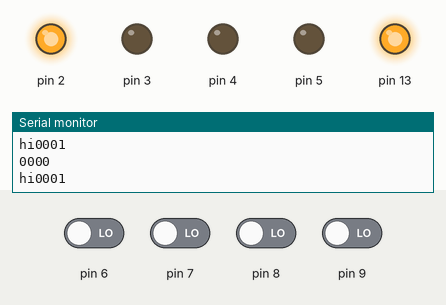
A sketch run on a simulated Arduino Uno, built with avr-gcc and run on an emulated ATmega328P. Shown: output pins drawn as LEDs (lit = HIGH), the last lines printed to the serial monitor. Inputs (shaded band) come from the test bench; at power-on: pin 6–9 LOW.

Above: at 5.8 s.
5.9 s: pin 6 driven HIGH
At 8.2 s:
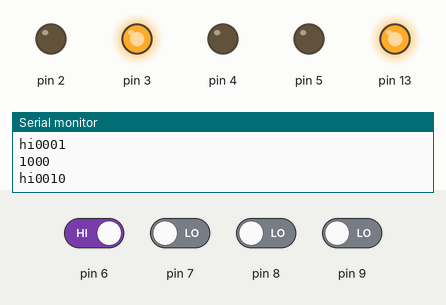
8.7 s: pin 7 driven HIGH
At 9.8 s:
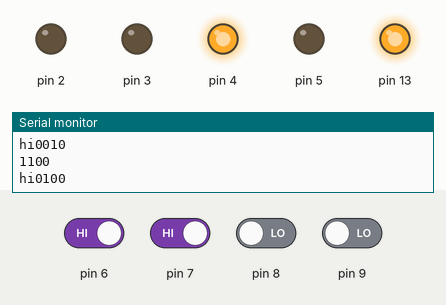
11.5 s: pin 8 driven HIGH
At 14.1 s:
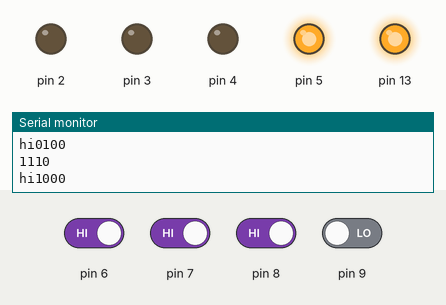
14.5 s: pin 6 driven LOW
At 15.6 s:
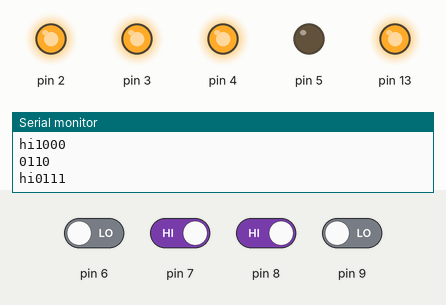
17.3 s: pin 7 driven LOW
At 19.9 s:
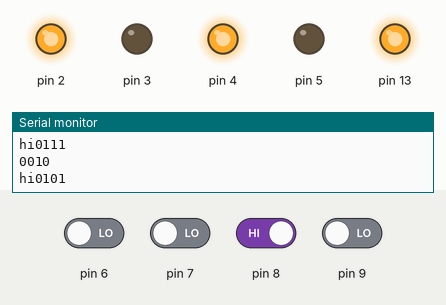
20.5 s: pin 6 driven HIGH
At 21.4 s:
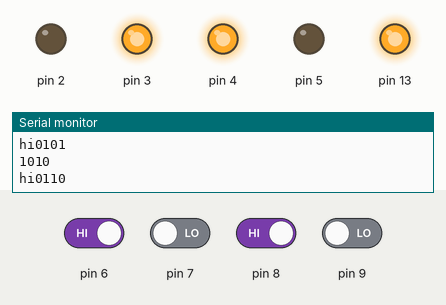
Timing chart, 0 to 23.5 s (numbered marks = the images above; inputs shaded):
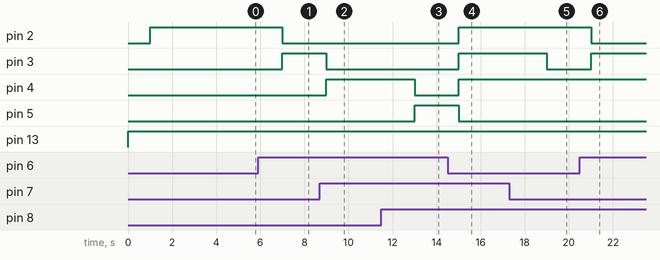

The sketch:

PRO3.ino
```cpp
int Z=0 ,Y=0 ,X=0 ,W=0;
int D,C,B,A;
void setup()
{
  pinMode(2,OUTPUT);
  pinMode(3,OUTPUT);
  pinMode(4,OUTPUT);
  pinMode(5,OUTPUT);
  pinMode(6,INPUT);
  pinMode(7,INPUT);
  pinMode(8,INPUT);
  pinMode(9,INPUT);
  pinMode(13,OUTPUT);
  Serial.begin(9600);
}
 void loop()
 {
  digitalWrite (13,1);
  delay (1000);
 W=digitalRead(6);
 X=digitalRead(7);
 Y=digitalRead(8);
 Z=digitalRead(9);
  Serial.print(W);
  Serial.print(X);
  Serial.print(Y);  Serial.println(Z);
  Serial.print("hi");
   A=(!W&&!X&&!Y&&!Z) || (!W&&X&&!Y&&!Z) || (!W&&!X&&Y&&!Z) || (!W&&X&&Y&&!Z) || (!W&&!X&&!Y&&Z);
  B=(W&&!X&&!Y&&!Z) || (!W&&X&&!Y&&!Z) || (W&&!X&&Y&&!Z) || (!W&&X&&Y&&!Z) ;
  C=(W&&X&&!Y&&!Z) || (!W&&!X&&Y&&!Z) || (W&&!X&&Y&&!Z) || (!W&&X&&Y&&!Z) ;
  D=(W&&X&&Y&&!Z) || (!W&&!X&&!Y&&Z ) ;
  digitalWrite(2,A);
  digitalWrite(3,B);
  digitalWrite(4,C);
  digitalWrite(5,D);
  Serial.print(D);
  Serial.print(C);
  Serial.print(B);  Serial.println(A);
  digitalWrite(13,0);
  digitalWrite(13,1);
  delay(1000);
  }
```

Measured:
- after the input at 5.9 s, pin 2: HIGH → LOW after 1.1 s; pin 3: LOW → HIGH after 1.1 s
- after the input at 8.7 s, pin 3: HIGH → LOW after 0.30 s; pin 4: LOW → HIGH after 0.30 s
- after the input at 11.5 s, pin 4: HIGH → LOW after 1.5 s; pin 5: LOW → HIGH after 1.5 s
- after the input at 14.5 s, pin 2–4: LOW → HIGH after 0.50 s; pin 5: HIGH → LOW after 0.50 s
- after the input at 17.3 s, pin 3: HIGH → LOW after 1.7 s
- after the input at 20.5 s, pin 2: HIGH → LOW after 0.51 s; pin 3: LOW → HIGH after 0.51 s
